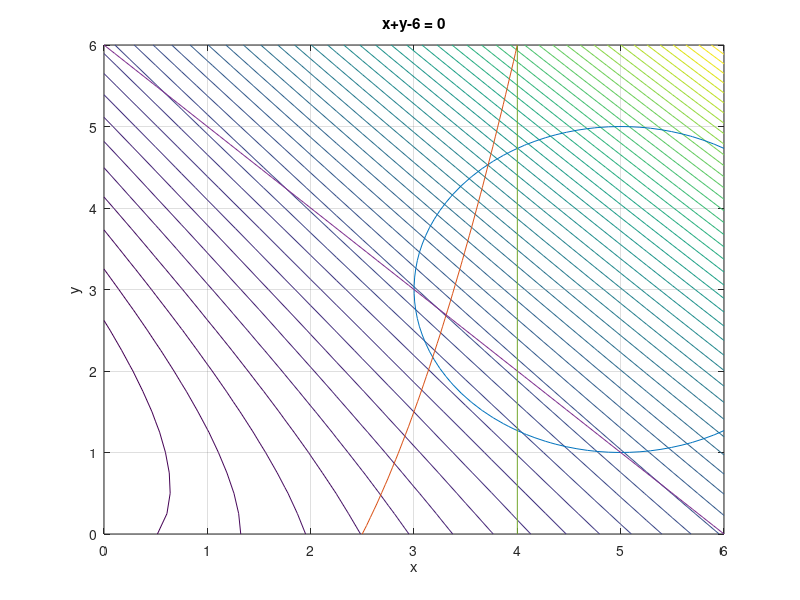

This figure's MATLAB source:
%clc;
x = linspace(0,6, 25);
y = linspace(0,6, 25);
[X, Y] = meshgrid(x,y);
F = 8*X.^2 + 14*Y.^2 + 24*(X.*Y) - 31*Y + 25*X;
contour(X, Y, F, 50);
grid on;
hold on;
ezplot('(x-5)^2+(y-3)^2-4',[0 6 0 6]);
hold on;
ezplot('(x)^2-2.5*x-y',[0 6 0 6]);
hold on;
ezplot('x+y-6',[0 6 0 6]);
hold on;
x = linspace(4, 4,10);
y = linspace(0, 6, 10);
plot(x,y)
hold off;